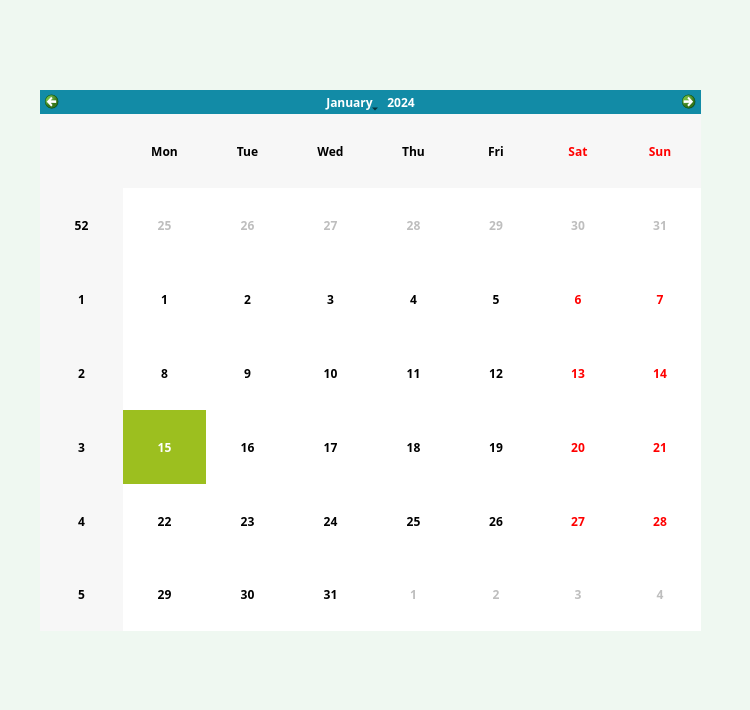
<?xml version="1.0" encoding="UTF-8"?>
<ui version="4.0">
 <class>contentWidget</class>
 <widget class="QWidget" name="contentWidget">
  <property name="geometry">
   <rect>
    <x>0</x>
    <y>0</y>
    <width>750</width>
    <height>710</height>
   </rect>
  </property>
  <property name="windowTitle">
   <string>Form</string>
  </property>
  <property name="styleSheet">
   <string notr="true">QWidget#contentWidget {
    background-color: #EFF8F1; /* 원하는 배경색 */
}

/* 2. 캘린더 위젯(QCalendarWidget)은 스타일 상속을 받지 않도록 별도로 기본 배경색 지정 */
QCalendarWidget {
    background-color: #FFFFFF; 
	border-radius: 3px;
}

QCalendarWidget QWidget#qt_calendar_navigationbar {
    background-color: #128BA6; /* 원하는 파란색 코드로 변경 가능 */
}

QCalendarWidget QAbstractItemView:enabled {
    selection-background-color: #9CBF1F; /* 선택된 날짜의 배경색 (파란색) */
    selection-color: #FFFFFF;            /* 선택된 날짜의 글자색 (흰색) */
}

</string>
  </property>
  <widget class="QCalendarWidget" name="calendarWidget">
   <property name="geometry">
    <rect>
     <x>40</x>
     <y>90</y>
     <width>661</width>
     <height>541</height>
    </rect>
   </property>
   <property name="font">
    <font>
     <family>나눔스퀘어</family>
     <bold>true</bold>
    </font>
   </property>
   <property name="styleSheet">
    <string notr="true"/>
   </property>
  </widget>
 </widget>
 <resources/>
 <connections/>
</ui>
